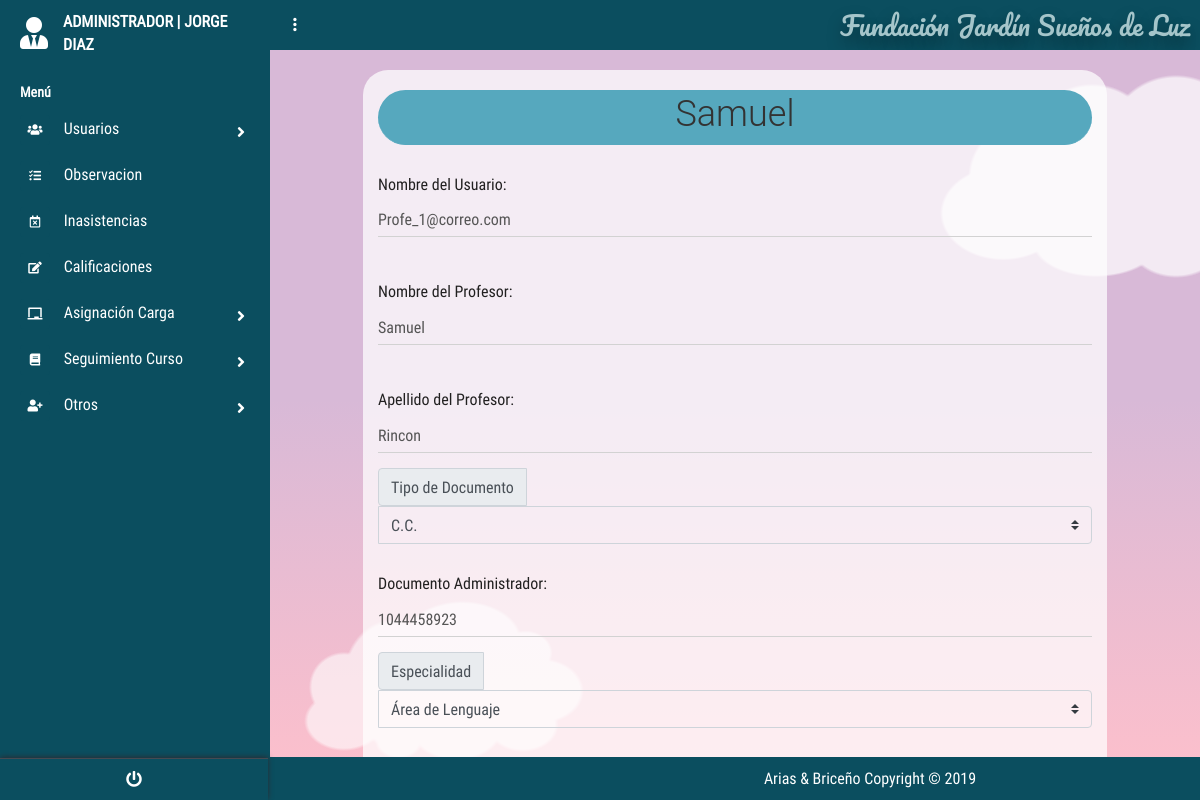
/?c=Profesor&a=nuevo&id_Usuario=2 (signed in), run on the app's committed database.
### tables this page shows
create table Usuario
(
id_Usuario int PRIMARY KEY auto_increment ,
user_Usuario varchar (50) not null,
password_Usuario varchar (8) not null,
nombre_Usuario varchar (50) not null,
apellido_Usuario varchar (50) not null,
tipoDoc_Usuario varchar (50) not null,
doc_Usuario bigint not null,
estado_Usuario varchar (50) not null,
id_tipoUsuario_FK int ,
id_Especialidad_FK int 
);

create table ESPECIALIDAD
(
id_Especialidad int PRIMARY KEY auto_increment ,
nombre_Especialidad varchar (50) not null
);

### controllers/ProfesorController.php (called while the page is built, shortened)
<?php
require_once "./models/ProfesorModel.php";
class ProfesorController{
    private $mode;
    public function __CONSTRUCT(){
        $this->mode = new ProfesorModel();
    }
    public function nuevo(){
        $alm = new ProfesorModel();
        if(isset($_REQUEST['id_Usuario'])){
            $alm = $this->mode->Obtener($_REQUEST['id_Usuario']);
        }
        include_once './views/Profesor/Profesor.php';
    }
}

### models/Conexion.php (called while the page is built)
<?php
class Conexion{
    public static function conectar(){
        $PDO = new PDO("mysql:host=localhost;dbname=dbfundacion;charset=utf8","root","");
        $PDO->setAttribute(PDO::ATTR_ERRMODE,PDO::ERRMODE_EXCEPTION);
        return $PDO;
    }
}
?>

### models/ProfesorModel.php (called while the page is built, shortened)
<?php
class ProfesorModel{
    public $CNX;
    public function __construct(){
        try {
            $this->CNX= Conexion::conectar();
        } catch (Exception $e) {
            die($e->getMessage());
        }
    }
    public function Obtener($id_Usuario)
	{
		try
		{
            $query= "SELECT id_Usuario,
            user_Usuario,
            password_Usuario,
            nombre_Usuario,
            apellido_Usuario,
            tipoDoc_Usuario,
            doc_Usuario,
            estado_Usuario,
            id_tipoUsuario_FK,
            id_Especialidad_FK,
            id_Especialidad,
            nombre_Especialidad
            from Usuario
            inner join Especialidad on Usuario.id_Especialidad_fk=Especialidad.id_Especialidad where id_Usuario=?";
            $stm = $this->CNX->prepare($query);
			$stm->execute(array($id_Usuario));
			return $stm->fetch(PDO::FETCH_OBJ);
		} catch (Exception $e)
		{
			die($e->getMessage());
		}
	}
}

### views/Profesor/Profesor.php (the view, shortened to what this page needs)
<!DOCTYPE html>
<html lang="es">
<head>
    <link rel='stylesheet' href='https://cdnjs.cloudflare.com/ajax/libs/twitter-bootstrap/4.1.1/css/bootstrap.css'>
    <link rel='stylesheet' href='https://use.fontawesome.com/releases/v5.0.13/css/all.css'>
    <link rel="stylesheet" href="<?php echo SERVERURL; ?>assets/css/menu_Lateral.css">
    <link rel="stylesheet" href="<?php echo SERVERURL; ?>assets/css/main.css">
</head>
<body>
    <?php include "./views/modules/navlateral.php" ?>
    <section class="full-box dashboard-contentPage">
        <?php include "./views/modules/navbar.php" ?>
        <div class="formularios">
            <form action="?c=Profesor&a=guardar_Profesor" method="post" class="FormularioAjax" data-form="save"
                autocomplete="off" enctype="multipart/form-data">
                <div class="container">
                    <div>
                        <h1 class="page-header tituloa" style="margin-top:20px">
                            <?php echo $alm->id_Usuario != null ? $alm->nombre_Usuario : 'Nuevo Profesor'; ?>
                        </h1>
                    </div>
                    <div class="form-group">
                    <label id="Label4" runat="server" text="Label">Nombre del Usuario:</label>
                    <input
                        name="user_Usuario"
                        id="TextBox4"
                        runat="server"
                        class="form-control"
                        type="email"
                        placeholder="Ingrese correo electronico ej: nombre@micorreo.com"
                        value="<?php echo $alm->user_Usuario; ?>"
                        required="required"/>
                    </div>
                    <div class="form-group">
                        <label id="Label4" runat="server" Text="Label">Nombre del Profesor:</label>
                        <input name="nombre_Usuario" id="TextBox4" runat="server" class="form-control" type="text"
                            placeholder="Ingrese Nombre" value="<?php echo $alm->nombre_Usuario; ?>" required pattern="[a-zA-ZñÑ ]{1,20}"
                            title="ingrese solo letras" />
                    </div>
                    <div class="form-group">
                        <label id="Label5" runat="server" Text="Label">Apellido del Profesor:</label>
                        <input name="apellido_Usuario" id="TextBox5" runat="server" class="form-control" type="text"
                            placeholder="Ingrese Apellido" value="<?php echo $alm->apellido_Usuario; ?>" required pattern="[a-zA-ZñÑ ]{1,20}"
                            title="ingrese solo letras" />
                    </div>
                    <div>
                        <div class="input-group mb-3">
                            <div class="input-group-prepend">
                                <label class="input-group-text" for="inputGroupSelect01">Tipo de Documento</label>
                            </div>
                            <select  class="custom-select selects" id="inputGroupSelect01"
                                style="background-color: #ffffff00;" name="tipoDoc_Usuario" required >
                                <option selected value="<?php echo $alm->tipoDoc_Usuario; ?>">
                                <?php echo $alm->id_Usuario != null ? $alm->tipoDoc_Usuario : '--Seleccione el tipo--'; ?>
                            </option>
                            </select>
                        </div>
                    </div>
                    <div class="form-group">
                        <label id="Label6" runat="server" Text="Label">Documento Administrador:</label>
                        <input name="doc_Usuario" id="TextBox6" runat="server" class="form-control" type="text"
                            placeholder="Ingrese Documento" value="<?php echo $alm->doc_Usuario; ?>" required pattern="[0-9]{1,20}"
                            title="ingrese solo numeros" />
                    </div>
                    <div>
                        <div class="input-group mb-3">
                            <div class="input-group-prepend">
                                <label class="input-group-text" for="inputGroupSelect01">Especialidad</label>
                            </div>
                            <select  class="custom-select selects" id="inputGroupSelect01"
                                style="background-color: #ffffff00;" name="id_Especialidad_FK">
                                <option selected value="<?php echo $alm->id_Especialidad_FK; ?>">
                                <?php echo $alm->id_Usuario != null ? $alm->nombre_Especialidad : '--Seleccione el tipo--'; ?>
                            </option>
                            </select>
                        </div>
                    </div>
                    <div class="form-group">
                        <div>
                            <label>Ingrese Contraseña</label>
                        </div>
                    </div>
                </div>
        </div>
        <?php include "./views/modules/fondo_Form.php" ?>
    </section>
</body>
</html>

### assets/css/menu_Lateral.css (style rules this page uses)
body { font-size: 0.9rem; }

### assets/css/main.css (style rules this page uses)
body, html { background-color: #0b4e5f; width: 100%; height: 100%; margin: 0; padding: 0; position: relative; font-size: 16px; font-family: 'RobotoCondensed'; overflow: hidden; }
.full-box { margin: 0; padding: 0; width: 100%; box-sizing: border-box; }
.container { background-color: rgba(255, 255, 255, 0.726); margin-top:20px; border-radius:25px; width:80%; }
.tablas,h1 { margin:20px }
h1 { text-align: center; padding: 5px; margin: 5px; }
.form-control { background-color: #ffffff00; }
.tituloa { background-color: #56a8be; border-color: #56a8be; border-radius: 1em; }
.form-group .checkbox label, .form-group .radio label, .form-group label { font-size: 16px; line-height: 1.42857143; color: #212020; font-weight: 400; }
.dashboard-sideBar, .dashboard-contentPage { position: absolute; top: 0; height: 100%; transition: all .3s ease-in-out; }
.dashboard-contentPage { right: 0; z-index: 1; padding-left: 270px; }
.input-group > .form-control, .input-group > .custom-select, .input-group > .custom-file { position: relative; -ms-flex: 1 1 auto; flex: 1 1 auto; width: 100%; }

### views/modules/fondo_Form.php (style rules this page uses)
html { box-sizing: border-box; }
*, *:before, *:after { box-sizing: inherit; }
body { margin: 0; background: linear-gradient(#d8b9d7 50%, #ffc0cb); min-height: 100vh; display: flex; justify-content: center; align-items: center; overflow: hidden; position: relative; }

### data on the page
usuario: nombre_Usuario "Samuel", user_Usuario "Profe_1@correo.com", apellido_Usuario "Rincon", tipoDoc_Usuario "C.C.", doc_Usuario "1044458923", id_Especialidad_FK "Área de Lenguaje"

### other printed values
$nombre "JORGE DIAZ"
NOMBREPROYECTO "Fundación Jardín Sueños de Luz"
